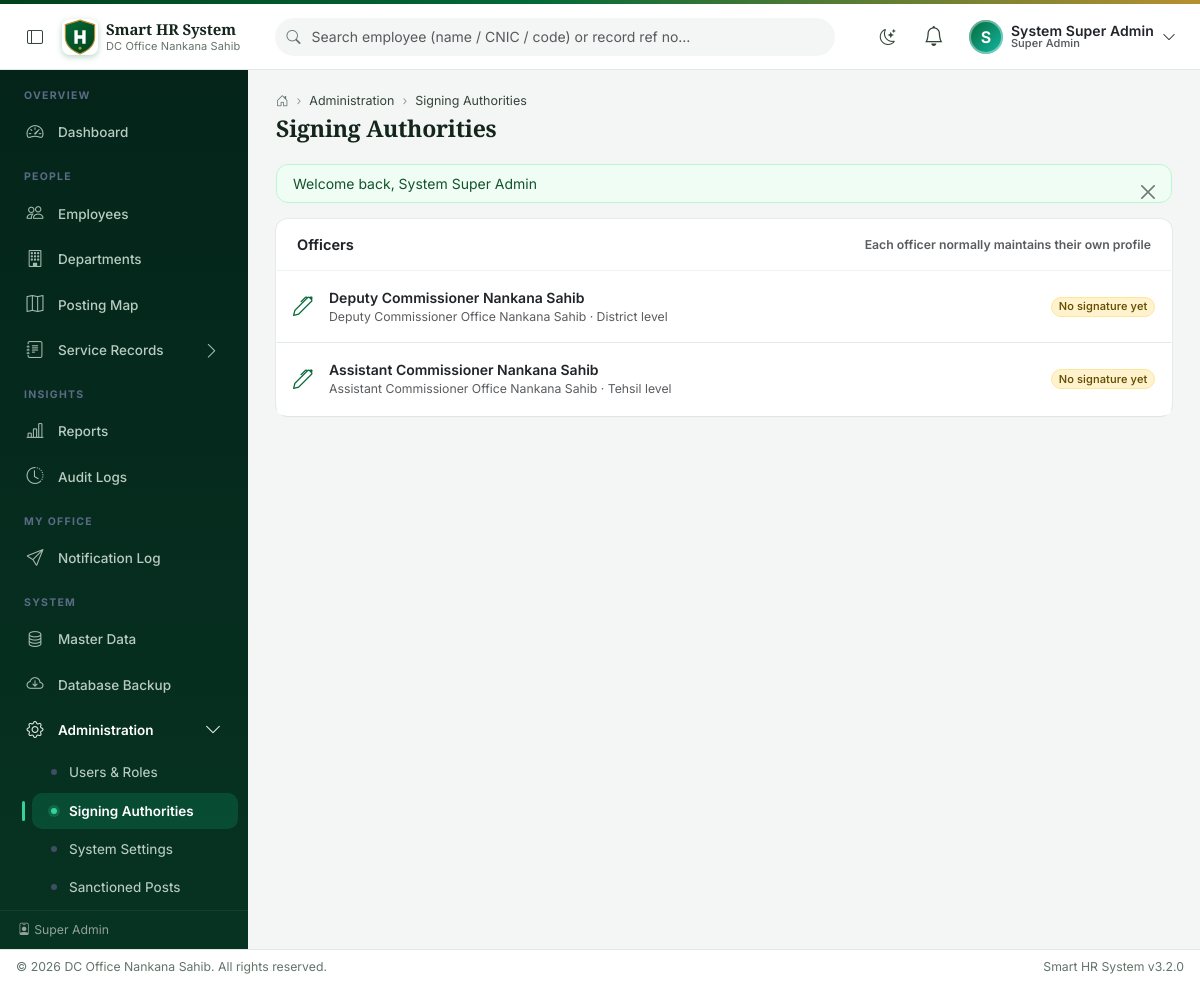
Screenshot of /admin/signing_profile.php (signed in) with the database file from the repository.
### tables this page shows
CREATE TABLE `users` (
  `id` int unsigned NOT NULL AUTO_INCREMENT,
  `username` varchar(60) NOT NULL,
  `password` varchar(255) NOT NULL,
  `full_name` varchar(120) NOT NULL,
  `email` varchar(120) DEFAULT NULL,
  `phone` varchar(30) DEFAULT NULL,
  `role_id` tinyint unsigned NOT NULL,
  `employee_id` int unsigned DEFAULT NULL,
  `department_id` int unsigned DEFAULT NULL,
  `must_change_password` tinyint(1) NOT NULL DEFAULT '0',
  `is_active` tinyint(1) NOT NULL DEFAULT '1',
  `is_deleted` tinyint(1) NOT NULL DEFAULT '0',
  `deleted_at` datetime DEFAULT NULL,
  `last_login_at` datetime DEFAULT NULL,
  `last_login_ip` varchar(45) DEFAULT NULL,
  `created_by` int unsigned DEFAULT NULL,
  `created_at` datetime NOT NULL DEFAULT CURRENT_TIMESTAMP,
  `updated_at` datetime DEFAULT NULL ON UPDATE CURRENT_TIMESTAMP,
  PRIMARY KEY (`id`),
  UNIQUE KEY `uq_users_username` (`username`),
  KEY `idx_users_role` (`role_id`),
  KEY `idx_users_employee` (`employee_id`),
  KEY `idx_users_department` (`department_id`),
  CONSTRAINT `fk_user_department` FOREIGN KEY (`department_id`) REFERENCES `departments` (`id`),
  CONSTRAINT `fk_user_employee` FOREIGN KEY (`employee_id`) REFERENCES `employees` (`id`),
  CONSTRAINT `fk_users_role` FOREIGN KEY (`role_id`) REFERENCES `roles` (`id`)
);

CREATE TABLE `departments` (
  `id` int unsigned NOT NULL AUTO_INCREMENT,
  `name` varchar(160) NOT NULL,
  `code` varchar(20) NOT NULL,
  `level` enum('district','tehsil','department') NOT NULL DEFAULT 'department',
  `district_id` int unsigned NOT NULL,
  `tehsil_id` int unsigned DEFAULT NULL,
  `head_designation` varchar(120) DEFAULT NULL,
  `address` varchar(255) DEFAULT NULL,
  `latitude` decimal(10,7) DEFAULT NULL,
  `longitude` decimal(10,7) DEFAULT NULL,
  `description` varchar(255) DEFAULT NULL,
  `sort_order` int NOT NULL DEFAULT '0',
  `is_active` tinyint(1) NOT NULL DEFAULT '1',
  `is_deleted` tinyint(1) NOT NULL DEFAULT '0',
  `created_at` datetime NOT NULL DEFAULT CURRENT_TIMESTAMP,
  `updated_at` datetime DEFAULT NULL ON UPDATE CURRENT_TIMESTAMP,
  PRIMARY KEY (`id`),
  UNIQUE KEY `uq_department_name` (`name`),
  UNIQUE KEY `uq_department_code` (`code`),
  KEY `idx_department_district` (`district_id`,`level`),
  KEY `idx_department_tehsil` (`tehsil_id`,`level`),
  KEY `fk_department_tehsil` (`tehsil_id`,`district_id`),
  CONSTRAINT `fk_department_district` FOREIGN KEY (`district_id`) REFERENCES `districts` (`id`),
  CONSTRAINT `fk_department_tehsil` FOREIGN KEY (`tehsil_id`, `district_id`) REFERENCES `tehsils` (`id`, `district_id`),
  CONSTRAINT `chk_department_level` CHECK ((((`level` = 'district') and (`tehsil_id` is null)) or ((`level` = 'tehsil') and (`tehsil_id` is not null)) or (`level` = 'department')))
);

### includes/auth.php (called while the page is built, shortened)
<?php
function user_role(): string
{
    return $_SESSION['user']['role'] ?? 'guest';
}
function is_super_admin(): bool
{
    return user_role() === 'super_admin';
}
function level_label(?string $level): string
{
    return match ($level) {
        'district' => 'District level',
        'tehsil'   => 'Tehsil level',
        'department' => 'Department level',
        default    => '',
    };
}

### includes/db.php (called while the page is built, shortened)
<?php
function db(): mysqli
{
    static $conn = null;
    if ($conn instanceof mysqli) {
        return $conn;
    }
    try {
        $conn = new mysqli(DB_HOST, DB_USER, DB_PASS, DB_NAME, DB_PORT);
        $conn->set_charset('utf8mb4');
        $conn->query("SET time_zone = '+05:00'");
    } catch (mysqli_sql_exception $e) {
        http_response_code(500);
        if (APP_ENV === 'local') {
            die('Database connection failed: ' . htmlspecialchars($e->getMessage()));
        }
        die('Database connection failed. Please check config.php');
    }
    return $conn;
}
function db_types(array $params): string
{
    $types = '';
    foreach ($params as $p) {
        if (is_int($p))         $types .= 'i';
        elseif (is_float($p))   $types .= 'd';
        else                    $types .= 's';
    }
    return $types;
}
function db_stmt(string $sql, array $params = []): mysqli_stmt
{
    $stmt = db()->prepare($sql);
    if ($params) {
        $stmt->bind_param(db_types($params), ...$params);
    }
    $stmt->execute();
    return $stmt;
}
function db_all(string $sql, array $params = []): array
{
    $stmt = db_stmt($sql, $params);
    $res  = $stmt->get_result();
    $rows = $res ? $res->fetch_all(MYSQLI_ASSOC) : [];
    return $rows;
}
function db_row(string $sql, array $params = []): ?array
{
    $stmt = db_stmt($sql, $params);
    $res  = $stmt->get_result();
    $row  = $res ? $res->fetch_assoc() : null;
    return $row ?: null;
}
function db_value(string $sql, array $params = [], mixed $default = null): mixed
{
    $row = db_row($sql, $params);
    return array_values($row)[0] ?? $default;
}

### admin/signing_profile.php (the view, shortened to what this page needs)
<?php
$targetId = is_super_admin() ? get_int('user', 0) : (int)user_id();
if (is_super_admin() && !$targetId) {
    $officers = db_all('SELECT u.id, u.full_name, dp.name AS department, dp.level, t.name AS tehsil, ds.name AS district
                          FROM users u JOIN roles r ON r.id = u.role_id AND r.name = "officer"
                          LEFT JOIN departments dp ON dp.id = u.department_id
                          LEFT JOIN tehsils t ON t.id = dp.tehsil_id LEFT JOIN districts ds ON ds.id = dp.district_id
                         WHERE u.is_deleted = 0 ORDER BY ds.name, FIELD(dp.level, "district", "tehsil", "department"), u.full_name');
    require ROOT_PATH . '/includes/header.php';
    ?>
    <div class="card"><div class="card-header"><span class="card-title">Officers</span>
        <span class="small text-muted">Each officer normally maintains their own profile</span></div>
    <div class="list-group list-group-flush">
    <?php foreach ($officers as $o): ?>
        <a class="list-group-item list-group-item-action d-flex align-items-center gap-3 py-3" href="<?= url('admin/signing_profile.php?user=' . (int)$o['id']) ?>">
            <i class="bi bi-pen fs-5 text-primary"></i>
            <div class="flex-grow-1"><div class="fw-semibold"><?= e($o['full_name']) ?></div>
                <div class="small text-muted"><?= $o['department'] ? e($o['department']) . ' &middot; ' . e(level_label($o['level'])) : 'No department assigned' ?></div></div>
            <?php $has = (int)db_value('SELECT COUNT(*) FROM signing_profiles WHERE user_id = ? AND signature_file IS NOT NULL AND signature_file <> ""', [(int)$o['id']], 0); ?>
            <span class="badge <?= $has ? 'bg-success-subtle text-success-emphasis border border-success-subtle' : 'bg-warning-subtle text-warning-emphasis border border-warning-subtle' ?>"><?= $has ? 'Signature on file' : 'No signature yet' ?></span>
        </a>
    <?php endforeach; ?>
    </div></div>
    <?php
    require ROOT_PATH . '/includes/footer.php';
    exit;
}
require ROOT_PATH . '/includes/header.php';
?>
<?php require ROOT_PATH . '/includes/footer.php'; ?>

### rows the page displays
users: full_name "Deputy Commissioner Nankana Sahib", department.name "Deputy Commissioner Office Nankana Sahib", department.level "District level"
users: full_name "Assistant Commissioner Nankana Sahib", department.name "Assistant Commissioner Office Nankana Sahib", department.level "Tehsil level"

### other values shown
APP_NAME "Smart HR System"
$orgName "DC Office Nankana Sahib"
mb_substr($user['full_name'] ?? 'U', 0, 1) "S"
$user['full_name'] "System Super Admin"
$user['role_label'] "Super Admin"
$pendingSection "OVERVIEW"
$m['label'] "Dashboard"
$pendingSection "PEOPLE"
$m['label'] "Employees"
$m['label'] "Departments"
$m['label'] "Posting Map"
$m['label'] "Service Records"
$pendingSection "INSIGHTS"
$m['label'] "Reports"
$m['label'] "Audit Logs"
